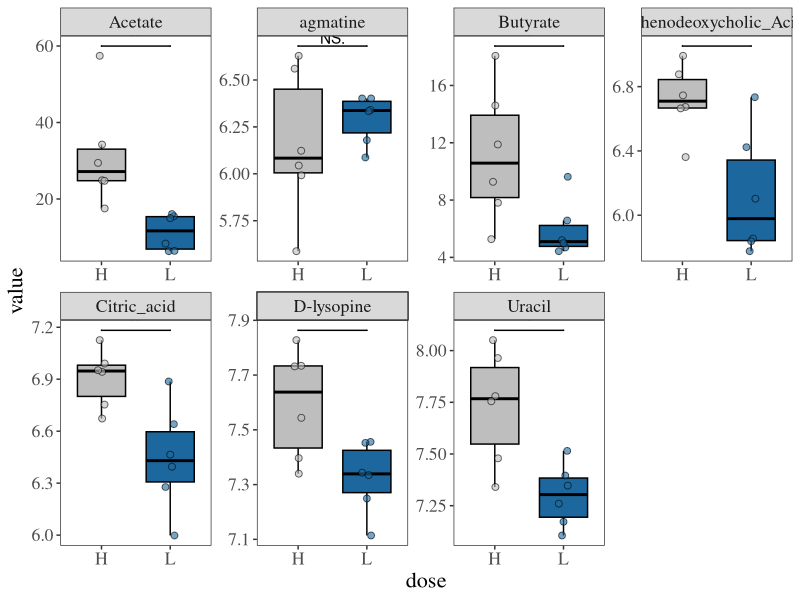

The R script that drew this image: (Note: this script raises an error after producing the figure.)
library(dplyr) 
library(ggplot2)
library(ggpubr)
compaired <- list(c("L","H"))
databar=read.csv(file='wjs_dx2.csv',header = T,stringsAsFactors = F)
e <- ggplot(databar, aes(x = dose, y = value,fill=dose)) +
  geom_boxplot(aes(color = dose), width = 0.7, size = 0.5,position = position_dodge(0.8),colour = "black",outlier.shape = NA) +
  geom_point(alpha = 0.6,colour = "black",shape = 21, size = 2, show.legend = F,position = position_jitterdodge(jitter.width = 0.2)) +
  theme(panel.grid = element_blank(), panel.background = element_blank()) + 
  theme_bw() + theme(panel.grid=element_blank()) +  facet_wrap(~group,scales="free",ncol=4) +
  scale_fill_manual(values = c("grey","#1c689e")) +
  scale_color_manual(values = c("grey","#1c689e")) + 
  theme(text=element_text(size=16,  family="serif"),legend.position = "nono") +  
  geom_signif(comparisons = compaired,step_increase = 0.1,map_signif_level = T,test = wilcox.test,tip_length=0) 
e + x11(width = 8,height = 6)